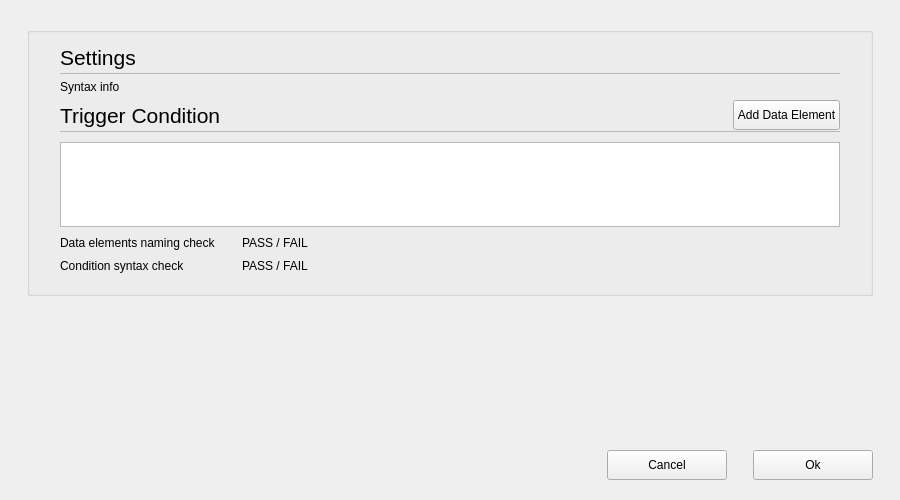
<?xml version="1.0" encoding="UTF-8"?>
<ui version="4.0">
 <class>C_SdNdeDalLogJobAdditionalTriggerDialog</class>
 <widget class="QWidget" name="C_SdNdeDalLogJobAdditionalTriggerDialog">
  <property name="geometry">
   <rect>
    <x>0</x>
    <y>0</y>
    <width>900</width>
    <height>500</height>
   </rect>
  </property>
  <property name="windowTitle">
   <string>C_SdNdeDalLogJobAdditionalTriggerDialog</string>
  </property>
  <layout class="QVBoxLayout" name="verticalLayout_3">
   <property name="leftMargin">
    <number>27</number>
   </property>
   <property name="topMargin">
    <number>27</number>
   </property>
   <property name="rightMargin">
    <number>27</number>
   </property>
   <property name="bottomMargin">
    <number>0</number>
   </property>
   <item>
    <widget class="stw::opensyde_gui_elements::C_OgeGbx" name="pc_GroupBox_Main">
     <property name="title">
      <string/>
     </property>
     <layout class="QVBoxLayout" name="verticalLayout_2">
      <property name="leftMargin">
       <number>0</number>
      </property>
      <property name="rightMargin">
       <number>0</number>
      </property>
      <property name="bottomMargin">
       <number>20</number>
      </property>
      <item>
       <layout class="QVBoxLayout" name="verticalLayout">
        <property name="leftMargin">
         <number>30</number>
        </property>
        <property name="rightMargin">
         <number>30</number>
        </property>
        <item>
         <layout class="QVBoxLayout" name="verticalLayout_Settings">
          <property name="spacing">
           <number>0</number>
          </property>
          <item>
           <layout class="QHBoxLayout" name="horizontalLayout_6">
            <property name="spacing">
             <number>0</number>
            </property>
            <item>
             <widget class="stw::opensyde_gui_elements::C_OgeLabContextMenuBase" name="pc_LabelSettings">
              <property name="styleRole" stdset="0">
               <string>heading-group-bold</string>
              </property>
              <property name="minimumSize">
               <size>
                <width>0</width>
                <height>30</height>
               </size>
              </property>
              <property name="maximumSize">
               <size>
                <width>16777215</width>
                <height>30</height>
               </size>
              </property>
              <property name="font">
               <font>
                <pointsize>16</pointsize>
               </font>
              </property>
              <property name="text">
               <string>Settings</string>
              </property>
             </widget>
            </item>
            <item>
             <spacer name="horizontalSpacer_6">
              <property name="orientation">
               <enum>Qt::Orientation::Horizontal</enum>
              </property>
              <property name="sizeHint" stdset="0">
               <size>
                <width>40</width>
                <height>20</height>
               </size>
              </property>
             </spacer>
            </item>
           </layout>
          </item>
          <item>
           <layout class="QHBoxLayout" name="horizontalLayout_7">
            <property name="topMargin">
             <number>1</number>
            </property>
            <item>
             <widget class="stw::opensyde_gui_elements::C_OgeFraSeparator" name="pc_Frame">
              <property name="minimumSize">
               <size>
                <width>0</width>
                <height>1</height>
               </size>
              </property>
              <property name="maximumSize">
               <size>
                <width>16777215</width>
                <height>1</height>
               </size>
              </property>
              <property name="frameShape">
               <enum>QFrame::Shape::StyledPanel</enum>
              </property>
              <property name="frameShadow">
               <enum>QFrame::Shadow::Raised</enum>
              </property>
             </widget>
            </item>
           </layout>
          </item>
         </layout>
        </item>
        <item>
         <widget class="stw::opensyde_gui_elements::C_OgeLabToolTipBase" name="pc_LabelSample">
          <property name="styleRole" stdset="0">
           <string>group-item</string>
          </property>
          <property name="text">
           <string>Syntax info</string>
          </property>
         </widget>
        </item>
        <item>
         <layout class="QVBoxLayout" name="verticalLayout_Trigger">
          <property name="spacing">
           <number>0</number>
          </property>
          <property name="bottomMargin">
           <number>0</number>
          </property>
          <item>
           <layout class="QHBoxLayout" name="horizontalLayout_2">
            <property name="spacing">
             <number>0</number>
            </property>
            <item>
             <widget class="stw::opensyde_gui_elements::C_OgeLabContextMenuBase" name="pc_LabelTriggerCondition">
              <property name="styleRole" stdset="0">
               <string>heading-group-bold</string>
              </property>
              <property name="minimumSize">
               <size>
                <width>0</width>
                <height>30</height>
               </size>
              </property>
              <property name="maximumSize">
               <size>
                <width>16777215</width>
                <height>30</height>
               </size>
              </property>
              <property name="font">
               <font>
                <pointsize>16</pointsize>
               </font>
              </property>
              <property name="text">
               <string>Trigger Condition</string>
              </property>
             </widget>
            </item>
            <item>
             <spacer name="horizontalSpacer_2">
              <property name="orientation">
               <enum>Qt::Orientation::Horizontal</enum>
              </property>
              <property name="sizeHint" stdset="0">
               <size>
                <width>40</width>
                <height>20</height>
               </size>
              </property>
             </spacer>
            </item>
            <item>
             <widget class="stw::opensyde_gui_elements::C_OgePubOptions" name="pc_PbAddDataElement">
              <property name="minimumSize">
               <size>
                <width>0</width>
                <height>30</height>
               </size>
              </property>
              <property name="maximumSize">
               <size>
                <width>16777215</width>
                <height>30</height>
               </size>
              </property>
              <property name="text">
               <string>Add Data Element</string>
              </property>
             </widget>
            </item>
           </layout>
          </item>
          <item>
           <layout class="QHBoxLayout" name="horizontalLayout_8">
            <property name="topMargin">
             <number>1</number>
            </property>
            <property name="bottomMargin">
             <number>4</number>
            </property>
            <item>
             <widget class="stw::opensyde_gui_elements::C_OgeFraSeparator" name="pc_Frame_2">
              <property name="minimumSize">
               <size>
                <width>0</width>
                <height>1</height>
               </size>
              </property>
              <property name="maximumSize">
               <size>
                <width>16777215</width>
                <height>1</height>
               </size>
              </property>
              <property name="frameShape">
               <enum>QFrame::Shape::StyledPanel</enum>
              </property>
              <property name="frameShadow">
               <enum>QFrame::Shadow::Raised</enum>
              </property>
             </widget>
            </item>
           </layout>
          </item>
         </layout>
        </item>
        <item>
         <widget class="stw::opensyde_gui_elements::C_OgeTedPropertiesComment" name="pc_TextEditTriggerCondition">
          <property name="maximumSize">
           <size>
            <width>16777215</width>
            <height>85</height>
           </size>
          </property>
         </widget>
        </item>
        <item>
         <layout class="QGridLayout" name="gridLayout" columnstretch="0,0,1">
          <item row="1" column="0">
           <widget class="stw::opensyde_gui_elements::C_OgeLabToolTipBase" name="pc_LabelSyntaxCheck">
            <property name="styleRole" stdset="0">
             <string>group-item</string>
            </property>
            <property name="text">
             <string>Condition syntax check</string>
            </property>
           </widget>
          </item>
          <item row="0" column="1">
           <spacer name="horizontalSpacer">
            <property name="orientation">
             <enum>Qt::Orientation::Horizontal</enum>
            </property>
            <property name="sizeType">
             <enum>QSizePolicy::Policy::Fixed</enum>
            </property>
            <property name="sizeHint" stdset="0">
             <size>
              <width>20</width>
              <height>20</height>
             </size>
            </property>
           </spacer>
          </item>
          <item row="0" column="2">
           <widget class="stw::opensyde_gui_elements::C_OgeLabContextMenuBase" name="pc_LabelNamingCheckResult">
            <property name="styleRole" stdset="0">
             <string>group-item-value</string>
            </property>
            <property name="text">
             <string>PASS / FAIL</string>
            </property>
           </widget>
          </item>
          <item row="1" column="2">
           <widget class="stw::opensyde_gui_elements::C_OgeLabContextMenuBase" name="pc_LabelSyntaxCheckResult">
            <property name="styleRole" stdset="0">
             <string>group-item-value</string>
            </property>
            <property name="text">
             <string>PASS / FAIL</string>
            </property>
           </widget>
          </item>
          <item row="0" column="0">
           <widget class="stw::opensyde_gui_elements::C_OgeLabToolTipBase" name="pc_LabelNamingCheck">
            <property name="styleRole" stdset="0">
             <string>group-item</string>
            </property>
            <property name="text">
             <string>Data elements naming check</string>
            </property>
           </widget>
          </item>
         </layout>
        </item>
       </layout>
      </item>
     </layout>
    </widget>
   </item>
   <item>
    <spacer name="verticalSpacer">
     <property name="orientation">
      <enum>Qt::Orientation::Vertical</enum>
     </property>
     <property name="sizeHint" stdset="0">
      <size>
       <width>20</width>
       <height>40</height>
      </size>
     </property>
    </spacer>
   </item>
   <item>
    <layout class="QHBoxLayout" name="horizontalLayout_3">
     <item>
      <spacer name="horizontalSpacer_4">
       <property name="orientation">
        <enum>Qt::Orientation::Horizontal</enum>
       </property>
       <property name="sizeHint" stdset="0">
        <size>
         <width>40</width>
         <height>20</height>
        </size>
       </property>
      </spacer>
     </item>
     <item>
      <widget class="QPushButton" name="pc_PushButtonCancel_2">
       <property name="styleRole" stdset="0">
        <string>cancel</string>
       </property>
       <property name="minimumSize">
        <size>
         <width>120</width>
         <height>30</height>
        </size>
       </property>
       <property name="maximumSize">
        <size>
         <width>120</width>
         <height>30</height>
        </size>
       </property>
       <property name="text">
        <string>Cancel</string>
       </property>
      </widget>
     </item>
     <item>
      <spacer name="horizontalSpacer_3">
       <property name="orientation">
        <enum>Qt::Orientation::Horizontal</enum>
       </property>
       <property name="sizeType">
        <enum>QSizePolicy::Policy::Fixed</enum>
       </property>
       <property name="sizeHint" stdset="0">
        <size>
         <width>20</width>
         <height>20</height>
        </size>
       </property>
      </spacer>
     </item>
     <item>
      <widget class="QPushButton" name="pc_PushButtonOk">
       <property name="styleRole" stdset="0">
        <string>dialog</string>
       </property>
       <property name="minimumSize">
        <size>
         <width>120</width>
         <height>30</height>
        </size>
       </property>
       <property name="maximumSize">
        <size>
         <width>120</width>
         <height>30</height>
        </size>
       </property>
       <property name="text">
        <string>Ok</string>
       </property>
      </widget>
     </item>
    </layout>
   </item>
   <item>
    <spacer name="verticalSpacer_2">
     <property name="orientation">
      <enum>Qt::Orientation::Vertical</enum>
     </property>
     <property name="sizeType">
      <enum>QSizePolicy::Policy::Fixed</enum>
     </property>
     <property name="sizeHint" stdset="0">
      <size>
       <width>1</width>
       <height>20</height>
      </size>
     </property>
    </spacer>
   </item>
  </layout>
 </widget>
 <customwidgets>
  <customwidget>
   <class>stw::opensyde_gui_elements::C_OgeLabToolTipBase</class>
   <extends>QLabel</extends>
   <header>C_OgeLabToolTipBase.hpp</header>
  </customwidget>
  <customwidget>
   <class>stw::opensyde_gui_elements::C_OgeFraSeparator</class>
   <extends>QFrame</extends>
   <header>C_OgeFraSeparator.hpp</header>
   <container>1</container>
  </customwidget>
  <customwidget>
   <class>stw::opensyde_gui_elements::C_OgeGbx</class>
   <extends>QGroupBox</extends>
   <header>C_OgeGbx.hpp</header>
   <container>1</container>
  </customwidget>
  <customwidget>

  </customwidget>
  <customwidget>
   <class>stw::opensyde_gui_elements::C_OgeTedPropertiesComment</class>
   <extends>QTextEdit</extends>
   <header>C_OgeTedPropertiesComment.hpp</header>
  </customwidget>
  <customwidget>
   <class>stw::opensyde_gui_elements::C_OgePubOptions</class>
   <extends>QPushButton</extends>
   <header>C_OgePubOptions.hpp</header>
  </customwidget>
  <customwidget>
   <class>stw::opensyde_gui_elements::C_OgeLabContextMenuBase</class>
   <extends>QLabel</extends>
   <header>C_OgeLabContextMenuBase.hpp</header>
  </customwidget>
 </customwidgets>
 <tabstops>
  <tabstop>pc_TextEditTriggerCondition</tabstop>
  <tabstop>pc_PbAddDataElement</tabstop>
  <tabstop>pc_PushButtonCancel_2</tabstop>
  <tabstop>pc_PushButtonOk</tabstop>
 </tabstops>
 <resources/>
 <connections/>
</ui>
